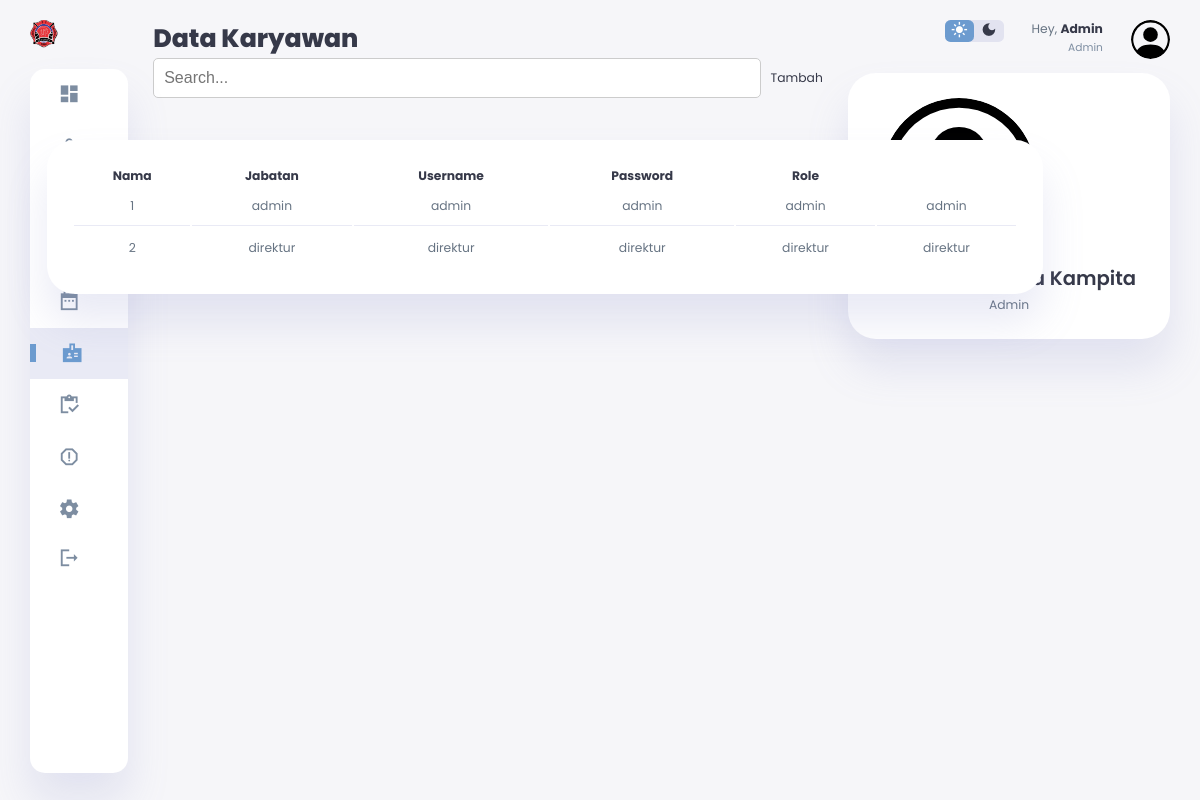
The page /admin/karyawan.php (signed in) on the database its author committed.
### tables this page shows
CREATE TABLE `karyawan` (
  `idKaryawan` int NOT NULL,
  `nama` varchar(35) DEFAULT NULL,
  `jabatan` varchar(12) DEFAULT NULL,
  `username` varchar(16) DEFAULT NULL,
  `password` varchar(16) DEFAULT NULL,
  `role` varchar(10) DEFAULT NULL,
  `tglDaftar` timestamp NOT NULL
);

### admin/karyawan.php (the view, shortened to what this page needs)
<?php
include '../config.php';
$sql = "SELECT * FROM karyawan";
$stmt = $conn->prepare($sql);
if ($stmt) {
    $stmt->execute();
    $result = $stmt->get_result();
    $data = $result->fetch_all(MYSQLI_ASSOC);
} else {
    die("Error preparing statement: " . $conn->error);
}
?>
<!DOCTYPE html>
<html lang="en">
<head>
    <link rel="stylesheet" href="../asset/style.css">
</head>
<body>
    <div class="container">
        <aside>
            <div class="toggle">
                <div class="logo">
                    <img src="../asset/images/13.png">
                </div>
            </div>
            <div class="sidebar">
                <a href="index.php">
                    <span class="material-icons-sharp">
                    </span>
                </a>
                <a href="user.php">
                </a>
                <a href="peserta.php">
                </a>
                <a href="#">
                </a>
                <a href="jadwal.php">
                    <span class="material-icons-sharp">
                    </span>
                </a>
                <a href="karyawan.php" class="active">
                    <span class="material-icons-sharp">
                    </span>
                </a>
                <a href="paket.php">
                    <span class="material-icons-sharp">
                    </span>
                </a>
                <a href="laporan.php">
                    <span class="material-icons-sharp">
                    </span>
                </a>
                <a href="#">
                    <span class="material-icons-sharp">
                    </span>
                </a>
                <a href="../logout.php">
                    <span class="material-icons-sharp">
                    </span>
                </a>
            </div>
        </aside>
        <main>
            <h1>Data Karyawan</h1>
            <div class="search-box">
                <input type="text" id="search-input" placeholder="Search...">
                <a href="create_employee.php" class="btn btn-primary">Tambah</a>
            </div>
            <div class="recent-orders">
                <table>
                    <thead>
                        <tr>
                            <th>Nama</th>
                            <th>Jabatan</th>
                            <th>Username</th>
                            <th>Password</th>
                            <th>Role</th>
                        </tr>
                    </thead>
                    <tbody>
                    <?php foreach($data as $dt) : ?>
                    <tr>
                        <td> <?= $dt['idKaryawan']; ?> </td>
                        <td> <?= $dt['nama']; ?> </td>
                        <td> <?= $dt['jabatan']; ?> </td>
                        <td> <?= $dt['username']; ?> </td>
                        <td> <?= $dt['password']; ?> </td>
                        <td> <?= $dt['role']; ?> </td>
                    </tr>
                    <?php endforeach ?>
                    </tbody>
                </table>
            </div>
        </main>
        <div class="right-section">
            <div class="nav">
                <div class="dark-mode">
                    <span class="material-icons-sharp active">
                    </span>
                    <span class="material-icons-sharp">
                    </span>
                </div>
                <div class="profile">
                    <div class="info">
                        <p>Hey, <b>Admin</b></p>
                        <small class="text-muted">Admin</small>
                    </div>
                    <div class="profile-photo">
                        <img src="../asset/images/person-circle.svg">
                    </div>
                </div>
            </div>
            <div class="user-profile">
                <div class="logo">
                    <h2>PT. Nutrido Nusa Kampita</h2>
                    <p>Admin</p>
                </div>
            </div>
        </div>
    </div>
</body>
</html>

### admin/karyawan.php (style rules this page uses)
.search-box { display: flex; align-items: center; gap: 10px; }
#search-input { padding: 10px; font-size: 16px; border: 1px solid #ccc; border-radius: 5px; flex: 1; }

### rows shown on the page
karyawan: idKaryawan "1", nama "admin", jabatan "admin", username "admin", password "admin", role "admin"
karyawan: idKaryawan "2", nama "direktur", jabatan "direktur", username "direktur", password "direktur", role "direktur"
